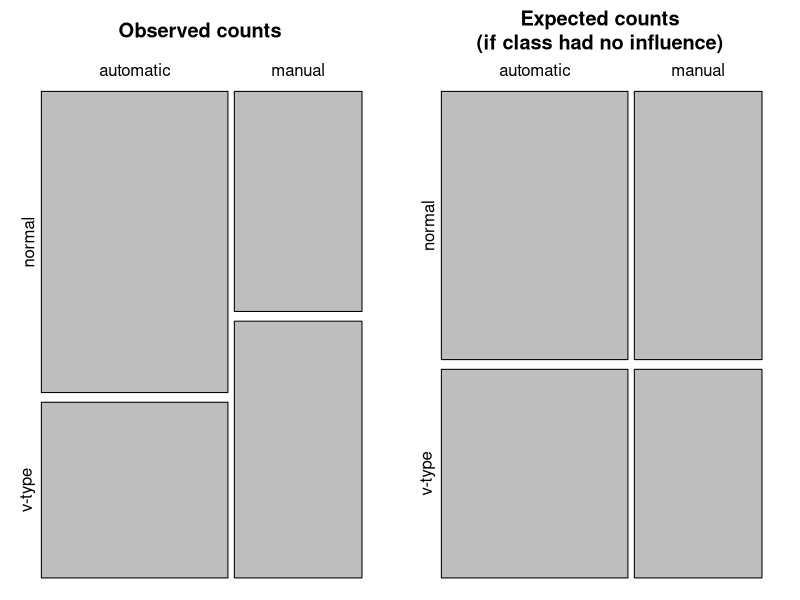
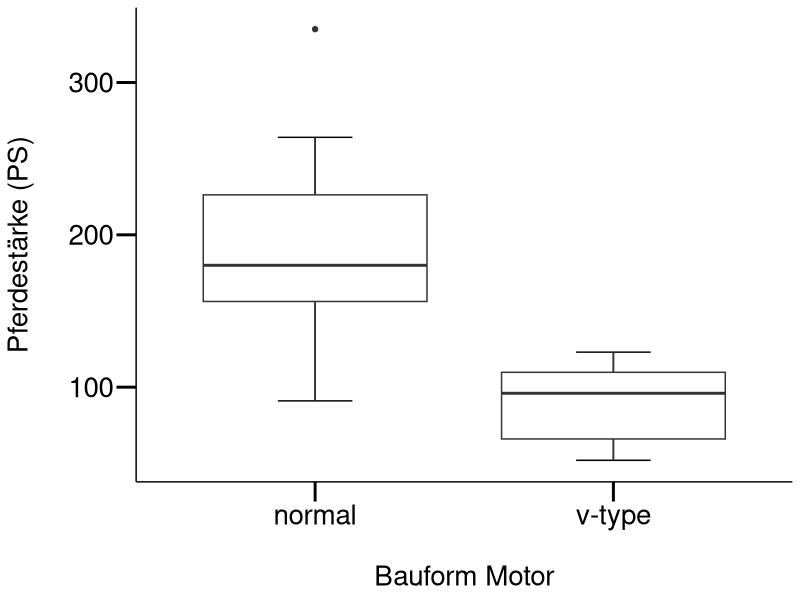
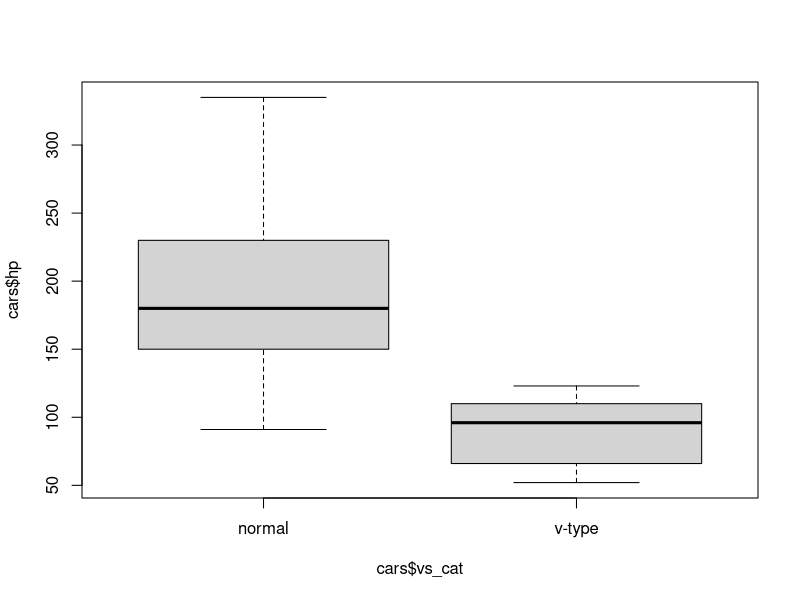
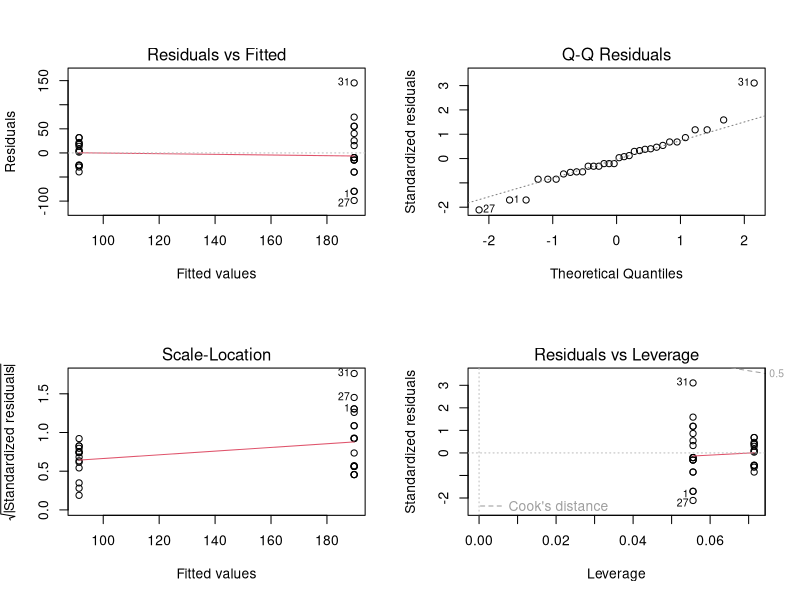

Write R code to recreate these figures, in order.
#lade Packages

library(tidyverse)

#mytheme
mytheme <- 
  theme_classic() + 
  theme(
    axis.line = element_line(color = "black"), 
    axis.text = element_text(size = 20, color = "black"), 
    axis.title = element_text(size = 20, color = "black"), 
    axis.ticks = element_line(size = 1, color = "black"), 
    axis.ticks.length = unit(.5, "cm")
  )

#lade Daten
# mehr Info darüber: https://cran.r-project.org/web/packages/explore/vignettes/explore_mtcars.html
cars <- mtcars

#neue kategoriale variable
cars %<>% 
  as_tibble() %>% # da "nur" data frame kann glimplse nichts damit anfangen 
  mutate(vs_cat = if_else(.$vs == 0, "normal", "v-type")) %>% 
  mutate(am_cat = if_else(am == 0, "automatic", "manual"))

# betrachte die Daten
summary(cars)
glimpse(cars)

#Assoziation zwischen Anzahl Zylinder und Motorentyp ()
table(cars$vs_cat, cars$am_cat) # Achtung: sieht aus, als gäbe es weniger V-Motoren bei den handgeschalteten Autos

#lass und das überprüfen
#achtung: bei chi-square test kommt es sehr auf das format drauf an (er erwartet entweder vektoren oder eine matrix!)

#exkurs um in es in ein matrix form zu bringen
chi_sq_matrix <- xtabs(~ vs_cat + am_cat, data = as.data.frame(cars)) # in diesem Spezialfall haben wir keine Kriteriumsvariable

#1.version
chi_sq <-chisq.test(chi_sq_matrix)

#2. version
chi_sq <- chisq.test(cars$am_cat, cars$vs_cat)

#resp. fisher exacter test verwenden, da 2x2 table
fisher.test(chi_sq_matrix)

#fisher exakter test
fisher.test(cars$am_cat, cars$vs_cat)

#visualisieren: kudos goes to https://mgimond.github.io/Stats-in-R/ChiSquare_test.html#3_two_factor_classification
OP <- par(mfrow=c(1,2), "mar"=c(1,1,3,1))
mosaicplot(chi_sq$observed, cex.axis =1 , main = "Observed counts")
mosaicplot(chi_sq$expected, cex.axis =1 , main = "Expected counts\n(if class had no influence)")
par(OP)

#define dataset
cars <- mtcars

#neue kategoriale variable
cars %<>% 
  as_tibble() %>% # da "nur" data frame kann glimplse nichts damit anfangen 
  mutate(vs_cat = if_else(.$vs == 0, "normal", "v-type")) %>% 
  mutate(am_cat = if_else(am == 0, "automatic", "manual"))

# bei t-Test immer zuerst visualisieren: in diesem Fall Boxplot mit Variablen Getriebe (v- vs. s-motor) und Anzahl Pferdestärke
ggplot2::ggplot(cars, aes(y = hp, x = vs_cat)) +
  stat_boxplot(geom ='errorbar', width = .25) +
  geom_boxplot() +
  # geom_violin()+
  labs(x = "\nBauform Motor", y = "Pferdestärke (PS)\n") +
  mytheme
  
#alternativ     
boxplot(cars$hp ~ cars$vs_cat) # sieht ganz ok aus, jedoch weist die variable "normale Motoren" deutlich eine grössere Streuung aus -> siehe aov.1 und deren Modelgüte-Plots

# Definiere Model: t-Test, wobei die AV metrisch (in unserem Fall eine Zählvariable) sein muss
ttest <- t.test(cars$hp ~ cars$vs_cat)
aov.1 <- aov(cars$hp ~ cars$vs_cat)

#schaue Modellgüte an
par(mfrow = c(2,2))
plot(aov.1)

#zeige resultate
ttest
summary.lm(aov.1)

#wie würdet ihr nun die Ergebnisse darstellen?

## # für mehr infos here: https://cran.r-project.org/web/packages/datasauRus/vignettes/Datasaurus.html
## 
## library(datasauRus)
## if(requireNamespace("dplyr")){
##   suppressPackageStartupMessages(library(dplyr))
##   dt <- datasaurus_dozen %>%
##     group_by(dataset) %>%
##     summarize(
##       mean_x    = mean(x),
##       mean_y    = mean(y),
##       std_dev_x = sd(x),
##       std_dev_y = sd(y),
##       corr_x_y  = cor(x, y)
##     )
## }
## 
## # check data structure
## glimpse(dt)
## 
## # plot two examples
## if(requireNamespace("ggplot2")){
##   library(ggplot2)
## 
##   dt = filter(datasaurus_dozen, dataset == "dino" | dataset == "slant_up")
## 
##   ggplot(dt, aes(x=x, y=y, colour=dataset))+
##     geom_point()+
##     theme_bw() +
##     theme(legend.position = "none") +
##     facet_wrap(~dataset) +
##     geom_smooth(method = "lm", se = FALSE)
## 
## }
